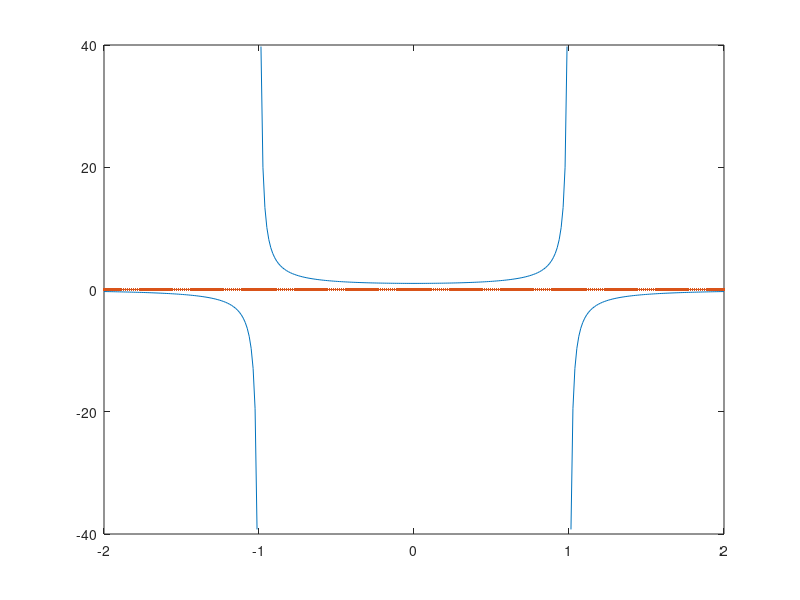

Write the MATLAB code that produced this figure.
% graph of f(x)=1/(1-x^2) with default scaling
x3=linspace(-2,2,317);
f3=1./(1-x3.^2);
plot(x3,f3)
xaxis=zeros(1,317);
hold on
plot(x3,xaxis,'.')